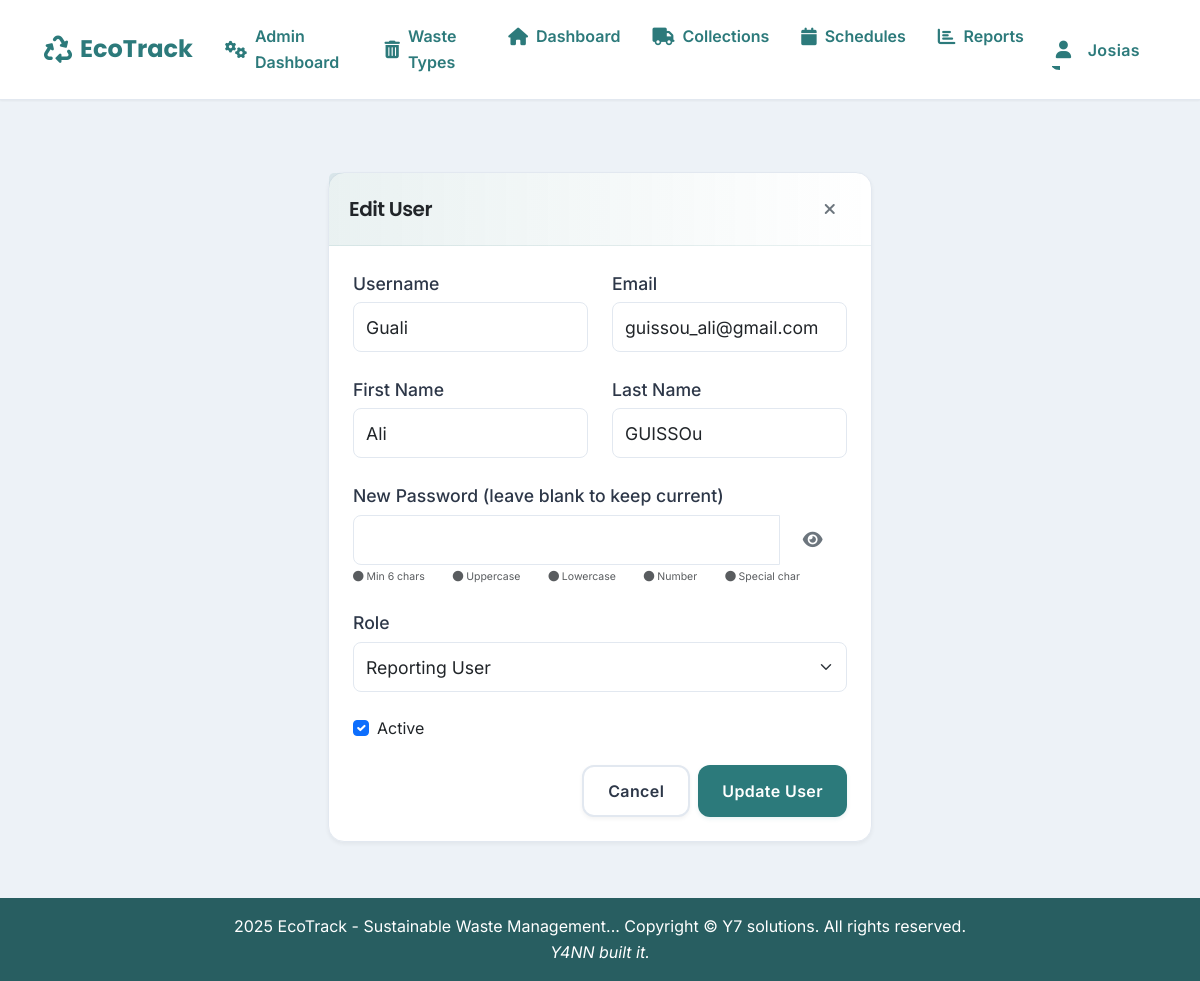
The app's page /admin/users/4/edit (signed in) with its own data.
### models.py (models this page shows, shortened)
class User(UserMixin, db.Model):
    __tablename__ = 'users'
    id = db.Column(db.Integer, primary_key=True)
    username = db.Column(db.String(80), unique=True, nullable=False)
    email = db.Column(db.String(120), unique=True, nullable=False)
    password_hash = db.Column(db.String(200), nullable=False)
    first_name = db.Column(db.String(100), nullable=False)
    last_name = db.Column(db.String(100), nullable=False)
    role = db.Column(db.String(50), nullable=False)
    is_active = db.Column(db.Boolean, default=True, nullable=False)
    created_at = db.Column(db.DateTime, default=datetime.utcnow)
    def is_admin(self):
        return self.role == 'Administrator'
    def is_operator(self):
        return self.role == 'Waste Management Operator'

### blueprints/admin.py (the view, shortened to what this page needs)
@admin_bp.route('/admin/users/<int:id>/edit', methods=['GET', 'POST'])
@login_required
@admin_required
def edit_user(id):
    user = User.query.get_or_404(id)
    return render_template('admin/user_form.html', user=user)

### blueprints/admin.py (called while the page is built)
def admin_required(f):
    @wraps(f)
    def decorated_function(*args, **kwargs):
        if not current_user.is_authenticated or not current_user.is_admin():
            return jsonify({
                'status': 'error',
                'message': 'You do not have permission to access this page.',
                'redirect': url_for('index')
            }), 403
        return f(*args, **kwargs)
    return decorated_function

### blueprints/auth.py (called while the page is built)
@login_manager.user_loader
def load_user(user_id):
    return User.query.get(int(user_id))

### templates/admin/user_form.html (shortened to what this page needs)
{% extends "base.html" %}
{% block content %}
<div class="container-fluid py-4">
    <div class="row justify-content-center">
        <div class="col-md-6">
            <div class="card">
                <div class="card-header d-flex justify-content-between align-items-center">
                    <h5 class="mb-0">{{ 'Edit User' if user else 'Add New User' }}</h5>
                    <a href="{{ url_for('admin.users') }}" class="btn btn-sm btn-outline-secondary">
                        <i class="fas fa-times"></i>
                    </a>
                </div>
                <div class="card-body">
                    <form method="POST" id="userForm" class="needs-validation" novalidate>
                        <div class="row">
                            <div class="col-md-6 mb-3">
                                <label for="username" class="form-label">Username</label>
                                <input type="text" class="form-control" id="username" name="username"
                                       value="{{ user.username if user else '' }}" required
                                       pattern="[a-zA-Z0-9_]+" minlength="3">
                            </div>
                            <div class="col-md-6 mb-3">
                                <label for="email" class="form-label">Email</label>
                                <input type="email" class="form-control" id="email" name="email"
                                       value="{{ user.email if user else '' }}" required
                                       pattern="[a-zA-Z0-9._%+-]+@[a-zA-Z0-9.-]+\.[a-zA-Z]{2,}$">
                            </div>
                        </div>
                        <div class="row">
                            <div class="col-md-6 mb-3">
                                <label for="first_name" class="form-label">First Name</label>
                                <input type="text" class="form-control" id="first_name" name="first_name"
                                       value="{{ user.first_name if user else '' }}" required
                                       pattern="[a-zA-Z\s-]+" minlength="2">
                            </div>
                            <div class="col-md-6 mb-3">
                                <label for="last_name" class="form-label">Last Name</label>
                                <input type="text" class="form-control" id="last_name" name="last_name"
                                       value="{{ user.last_name if user else '' }}" required
                                       pattern="[a-zA-Z\s-]+" minlength="2">
                            </div>
                        </div>
                        <div class="mb-3">
                            <label for="password" class="form-label">
                                {{ 'New Password (leave blank to keep current)' if user else 'Password' }}
                            </label>
                            <div class="input-group">
                                <input type="password" class="form-control" id="password" name="password"
                                       {{ 'required' if not user else '' }}>
                                <button class="btn btn-outline-secondary toggle-password" type="button">
                                    <i class="fas fa-eye"></i>
                                </button>
                            </div>
                            <div class="password-requirements small text-muted mt-1">
                                <small class="d-inline-block me-3"><i class="fas fa-circle"></i> Min 6 chars</small>
                                <small class="d-inline-block me-3"><i class="fas fa-circle"></i> Uppercase</small>
                                <small class="d-inline-block me-3"><i class="fas fa-circle"></i> Lowercase</small>
                                <small class="d-inline-block me-3"><i class="fas fa-circle"></i> Number</small>
                                <small class="d-inline-block"><i class="fas fa-circle"></i> Special char</small>
                            </div>
                        </div>
                        <div class="mb-3">
                            <label for="role" class="form-label">Role</label>
                            <select class="form-select" id="role" name="role" required>
                                <option value="Reporting User"
                                        {{ 'selected' if user and user.role == 'Reporting User' else '' }}>
                                    Reporting User
                                </option>
                            </select>
                        </div>
                        {% if user %}
                        <div class="mb-3">
                            <div class="form-check">
                                <input class="form-check-input" type="checkbox" id="is_active" name="is_active"
                                       {{ 'checked' if user.is_active else '' }}>
                                <label class="form-check-label" for="is_active">Active</label>
                            </div>
                        </div>
                        {% endif %}
                        <div class="d-flex justify-content-end gap-2">
                            <a href="{{ url_for('admin.users') }}" class="btn btn-secondary">Cancel</a>
                            <button type="submit" class="btn btn-primary">
                                {{ 'Update User' if user else 'Create User' }}
                            </button>
                        </div>
                    </form>
                </div>
            </div>
        </div>
    </div>
</div>
{% endblock %}

### templates/base.html (shortened to what this page needs)
<!DOCTYPE html>
<html lang="en">
<head>
    <link href="https://cdn.jsdelivr.net/npm/bootstrap@5.3.0/dist/css/bootstrap.min.css" rel="stylesheet">
    <link rel="stylesheet" href="https://cdnjs.cloudflare.com/ajax/libs/font-awesome/6.0.0/css/all.min.css">
    <link rel="stylesheet" href="https://cdn.jsdelivr.net/npm/sweetalert2@11/dist/sweetalert2.min.css">
    <link rel="stylesheet" href="{{ url_for('static', filename='css/styles.css') }}">
</head>
<body>
    <nav class="navbar navbar-expand-lg">
        <div class="container-fluid">
            <a class="navbar-brand" href="/">
                <i class="fas fa-recycle me-2"></i>EcoTrack
            </a>
            <div class="collapse navbar-collapse" id="navbarNav">
                <ul class="navbar-nav">
                    {% if current_user.is_authenticated %}
                        {% if current_user.is_admin() %}
                            <li class="nav-item">
                                <a class="nav-link" href="{{ url_for('admin.dashboard') }}">
                                    <i class="fas fa-cogs me-2"></i>Admin Dashboard
                                </a>
                            </li>
                            <li class="nav-item">
                                <a class="nav-link" href="{{ url_for('waste_types') }}">
                                    <i class="fas fa-trash-alt"></i>
                                    Waste Types
                                </a>
                            </li>
                        {% endif %}
                        <li class="nav-item">
                            <a class="nav-link" href="{{ url_for('index') }}">
                                <i class="fas fa-home me-2"></i>Dashboard
                            </a>
                        </li>
                        {% if current_user.is_operator() or current_user.is_admin() %}
                            <li class="nav-item">
                                <a class="nav-link" href="{{ url_for('collections') }}">
                                    <i class="fas fa-truck me-2"></i>Collections
                                </a>
                            </li>
                            <li class="nav-item">
                                <a class="nav-link" href="{{ url_for('schedules') }}">
                                    <i class="fas fa-calendar me-2"></i>Schedules
                                </a>
                            </li>
                        {% endif %}
                        {% if current_user.is_admin() or current_user.is_reporting_user() %}
                            <li class="nav-item">
                                <a class="nav-link" href="{{ url_for('reports') }}">
                                    <i class="fas fa-chart-bar"></i>
                                    Reports
                                </a>
                            </li>
                        {% endif %}
                    {% endif %}
                </ul>
                <ul class="navbar-nav ms-auto">
                    {% if current_user.is_authenticated %}
                        <li class="nav-item dropdown">
                            <button class="nav-link dropdown-toggle btn btn-link" type="button" id="userDropdown"
                                    data-bs-toggle="dropdown" data-bs-auto-close="true" aria-expanded="false">
                                <i class="fas fa-user me-2"></i>
                                {{ current_user.first_name }}
                            </button>
                        </li>
                    {% endif %}
                </ul>
            </div>
        </div>
    </nav>
    <div class="content-wrapper">
        {% block content %}{% endblock %}
    </div>
    <footer class="footer">
        <div class="container">
            <span> 2025 EcoTrack - Sustainable Waste Management...</span>
            <copyright>
                <span>Copyright &copy; Y7 solutions. All rights reserved.</span>
            </copyright><br>
            <span><i>Y4NN built it.</i></span>
        </div>
    </footer>
</body>
</html>

### templates/base.html (style rules this page uses)
.navbar { position: relative; z-index: 1030 !important; }
.content-wrapper { position: relative; z-index: 1020 !important; margin-top: 1rem; }
.nav-item.dropdown { position: relative; }
.nav-link.btn-link { padding: 0.5rem 1rem; text-decoration: none; background: none; border: none; color: inherit; }

### records on screen
User: first_name "Josias"
User: username "Guali", email "guissou_ali@gmail.com", first_name "Ali", last_name "GUISSOu"

### other values on screen
{{ 'Edit User' if user else 'Add New User' }} "Edit User"
{{ 'New Password (leave blank to keep current)' if user else 'Password' }} "New Password (leave blank to keep current)"
{{ 'Update User' if user else 'Create User' }} "Update User"
